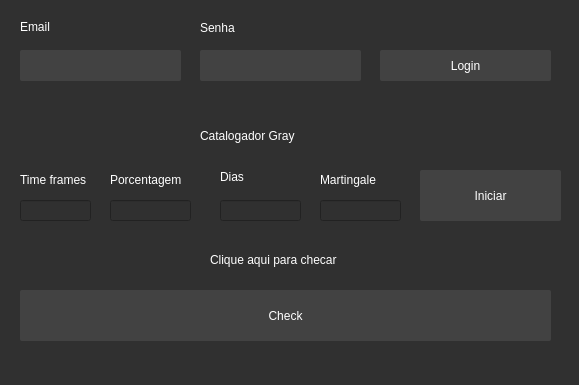
<?xml version="1.0" encoding="UTF-8"?>
<ui version="4.0">
 <class>MainWindow</class>
 <widget class="QMainWindow" name="MainWindow">
  <property name="geometry">
   <rect>
    <x>0</x>
    <y>0</y>
    <width>579</width>
    <height>385</height>
   </rect>
  </property>
  <property name="windowTitle">
   <string>Catalogador</string>
  </property>
  <property name="styleSheet">
   <string notr="true">background-color: rgb(48, 48, 48);</string>
  </property>
  <widget class="QWidget" name="centralwidget">
   <widget class="QPushButton" name="btnIniciar">
    <property name="geometry">
     <rect>
      <x>420</x>
      <y>170</y>
      <width>141</width>
      <height>51</height>
     </rect>
    </property>
    <property name="styleSheet">
     <string notr="true">QPushButton#btnIniciar{
	background-color: rgb(66, 66, 66);
	border-radius: 2px;
	font: 10pt &quot;Roboto&quot;;
	color: rgb(255, 255, 255);
}

QPushButton#btnIniciar:hover{
	background-color: rgb(0, 0, 0);

}</string>
    </property>
    <property name="text">
     <string>Iniciar</string>
    </property>
   </widget>
   <widget class="QPushButton" name="btnCheck">
    <property name="geometry">
     <rect>
      <x>20</x>
      <y>290</y>
      <width>531</width>
      <height>51</height>
     </rect>
    </property>
    <property name="styleSheet">
     <string notr="true">QPushButton#btnCheck{
	background-color: rgb(66, 66, 66);
	border-radius: 2px;
	font: 10pt &quot;Roboto&quot;;
	color: rgb(255, 255, 255);
}

QPushButton#btnCheck:hover{
	background-color: rgb(0, 0, 0);

}</string>
    </property>
    <property name="text">
     <string>Check</string>
    </property>
   </widget>
   <widget class="QLabel" name="label">
    <property name="geometry">
     <rect>
      <x>200</x>
      <y>120</y>
      <width>171</width>
      <height>31</height>
     </rect>
    </property>
    <property name="styleSheet">
     <string notr="true">font: 16pt &quot;Roboto&quot;;
color: rgb(255, 255, 255);</string>
    </property>
    <property name="text">
     <string>Catalogador Gray</string>
    </property>
   </widget>
   <widget class="QLineEdit" name="lineDias">
    <property name="geometry">
     <rect>
      <x>220</x>
      <y>200</y>
      <width>81</width>
      <height>21</height>
     </rect>
    </property>
    <property name="styleSheet">
     <string notr="true">color: white;</string>
    </property>
    <property name="text">
     <string/>
    </property>
   </widget>
   <widget class="QLabel" name="label_2">
    <property name="geometry">
     <rect>
      <x>220</x>
      <y>170</y>
      <width>47</width>
      <height>13</height>
     </rect>
    </property>
    <property name="styleSheet">
     <string notr="true">font: 10pt &quot;Roboto&quot;;
color: rgb(255, 255, 255);</string>
    </property>
    <property name="text">
     <string>Dias</string>
    </property>
   </widget>
   <widget class="QLineEdit" name="lineMartingale">
    <property name="geometry">
     <rect>
      <x>320</x>
      <y>200</y>
      <width>81</width>
      <height>21</height>
     </rect>
    </property>
    <property name="styleSheet">
     <string notr="true">color: white;</string>
    </property>
    <property name="text">
     <string/>
    </property>
   </widget>
   <widget class="QLabel" name="label_3">
    <property name="geometry">
     <rect>
      <x>320</x>
      <y>170</y>
      <width>71</width>
      <height>20</height>
     </rect>
    </property>
    <property name="styleSheet">
     <string notr="true">font: 10pt &quot;Roboto&quot;;
color: rgb(255, 255, 255);</string>
    </property>
    <property name="text">
     <string>Martingale</string>
    </property>
   </widget>
   <widget class="QPushButton" name="btnLogin">
    <property name="geometry">
     <rect>
      <x>380</x>
      <y>50</y>
      <width>171</width>
      <height>31</height>
     </rect>
    </property>
    <property name="styleSheet">
     <string notr="true">QPushButton#btnLogin{
	background-color: rgb(66, 66, 66);
	border-radius: 2px;
	font: 10pt &quot;Roboto&quot;;
	color: rgb(255, 255, 255);
}

QPushButton#btnLogin:hover{
	background-color: rgb(0, 0, 0);

}</string>
    </property>
    <property name="text">
     <string>Login</string>
    </property>
   </widget>
   <widget class="QLineEdit" name="lineEmail">
    <property name="geometry">
     <rect>
      <x>20</x>
      <y>50</y>
      <width>161</width>
      <height>31</height>
     </rect>
    </property>
    <property name="styleSheet">
     <string notr="true">QLineEdit#lineEmail{
	background-color: rgb(66, 66, 66);
	border-radius: 2px;
	color: white;
}</string>
    </property>
   </widget>
   <widget class="QLineEdit" name="lineSenha">
    <property name="geometry">
     <rect>
      <x>200</x>
      <y>50</y>
      <width>161</width>
      <height>31</height>
     </rect>
    </property>
    <property name="styleSheet">
     <string notr="true">QLineEdit#lineSenha{
	background-color: rgb(66, 66, 66);
	border-radius: 2px;
	color: white;
}</string>
    </property>
   </widget>
   <widget class="QLabel" name="label_4">
    <property name="geometry">
     <rect>
      <x>20</x>
      <y>20</y>
      <width>47</width>
      <height>13</height>
     </rect>
    </property>
    <property name="styleSheet">
     <string notr="true">font: 10pt &quot;Roboto&quot;;
color: rgb(255, 255, 255);</string>
    </property>
    <property name="text">
     <string>Email</string>
    </property>
   </widget>
   <widget class="QLabel" name="label_5">
    <property name="geometry">
     <rect>
      <x>200</x>
      <y>20</y>
      <width>47</width>
      <height>16</height>
     </rect>
    </property>
    <property name="styleSheet">
     <string notr="true">font: 10pt &quot;Roboto&quot;;
color: rgb(255, 255, 255);</string>
    </property>
    <property name="text">
     <string>Senha</string>
    </property>
   </widget>
   <widget class="QLabel" name="label_6">
    <property name="geometry">
     <rect>
      <x>20</x>
      <y>90</y>
      <width>131</width>
      <height>20</height>
     </rect>
    </property>
    <property name="styleSheet">
     <string notr="true">font: 87 8pt &quot;Arial Black&quot;;
color: red;</string>
    </property>
    <property name="text">
     <string/>
    </property>
   </widget>
   <widget class="QLabel" name="label_7">
    <property name="geometry">
     <rect>
      <x>210</x>
      <y>250</y>
      <width>141</width>
      <height>20</height>
     </rect>
    </property>
    <property name="styleSheet">
     <string notr="true">font: 10pt &quot;Roboto&quot;;
color: rgb(255, 255, 255);</string>
    </property>
    <property name="text">
     <string>Clique aqui para checar</string>
    </property>
   </widget>
   <widget class="QLabel" name="label_8">
    <property name="geometry">
     <rect>
      <x>20</x>
      <y>170</y>
      <width>81</width>
      <height>20</height>
     </rect>
    </property>
    <property name="styleSheet">
     <string notr="true">font: 10pt &quot;Roboto&quot;;
color: rgb(255, 255, 255);</string>
    </property>
    <property name="text">
     <string>Time frames</string>
    </property>
   </widget>
   <widget class="QLineEdit" name="lineTime">
    <property name="geometry">
     <rect>
      <x>20</x>
      <y>200</y>
      <width>71</width>
      <height>21</height>
     </rect>
    </property>
    <property name="styleSheet">
     <string notr="true">color: white;</string>
    </property>
    <property name="text">
     <string/>
    </property>
   </widget>
   <widget class="QLineEdit" name="linePorcentagem">
    <property name="geometry">
     <rect>
      <x>110</x>
      <y>200</y>
      <width>81</width>
      <height>21</height>
     </rect>
    </property>
    <property name="styleSheet">
     <string notr="true">color: white;</string>
    </property>
    <property name="text">
     <string/>
    </property>
   </widget>
   <widget class="QLabel" name="label_9">
    <property name="geometry">
     <rect>
      <x>110</x>
      <y>170</y>
      <width>81</width>
      <height>20</height>
     </rect>
    </property>
    <property name="styleSheet">
     <string notr="true">font: 10pt &quot;Roboto&quot;;
color: rgb(255, 255, 255);</string>
    </property>
    <property name="text">
     <string>Porcentagem</string>
    </property>
   </widget>
  </widget>
  <widget class="QMenuBar" name="menubar">
   <property name="geometry">
    <rect>
     <x>0</x>
     <y>0</y>
     <width>579</width>
     <height>21</height>
    </rect>
   </property>
  </widget>
  <widget class="QStatusBar" name="statusbar"/>
 </widget>
 <resources/>
 <connections/>
</ui>
